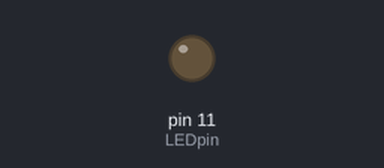
Simulated run of this sketch. Board: Arduino Uno, built with avr-gcc and run on an emulated ATmega328P. Shown: output pins drawn as LEDs (lit = HIGH).

Above: at 0.05 s.
At 1.3 s:
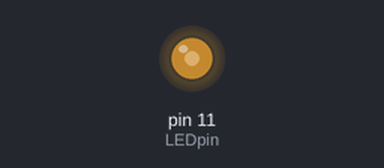
At 2.5 s:
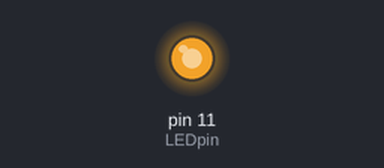
At 5.0 s:
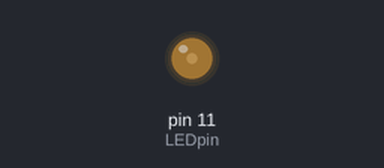
Timing chart, 0 to 7.2 s (numbered marks = the images above):
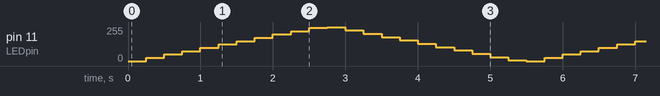

The sketch:

sketch_feb19a_Ca1Q1_a2.ino
```cpp
const int LEDpin = 11; //LED connected pin

void setup() {
  pinMode(LEDpin,OUTPUT); //set pin as output
}

void loop() {
  for(int i=0; i<255; i=i+25){
    analogWrite(LEDpin, i); //0 to 255 accepted
    delay(250);
  }
  for(int i=255; i>0; i=i-25){
    analogWrite(LEDpin, i); //0 to 255 accepted
    delay(250);
  }
}
```
